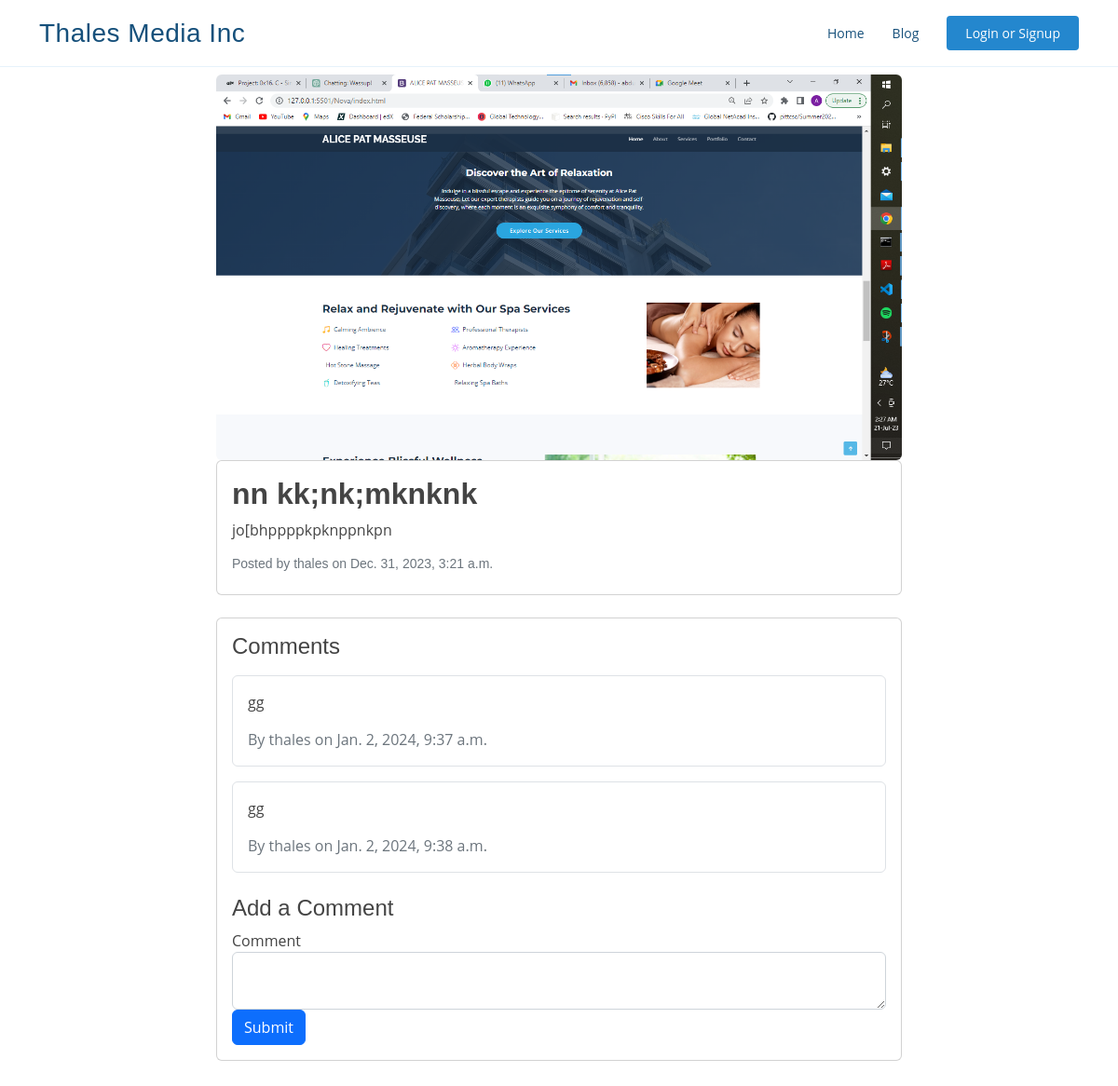
Screenshot of /post/c8315d91-9b95-4b86-b0ba-851667627ee2 with the database file from the repository.
### myapp/models.py (models this page shows, shortened)
class BlogPost(models.Model):
    id = models.UUIDField(primary_key=True,default=uuid.uuid4,editable=False)
    title=models.CharField(max_length=100)
    body=models.TextField()
    created=models.DateTimeField(default=datetime.now,blank=True )
    author =models.ForeignKey(User, on_delete=models.CASCADE)
    image = models.ImageField(upload_to='blog_images/', blank=True)

class Comment(models.Model):
    content=models.CharField(max_length=100)
    post = models.ForeignKey(BlogPost, on_delete=models.CASCADE, null=True)
    author=models.ForeignKey(User,on_delete=models.CASCADE, null=True)
    created=models.DateTimeField(default=datetime.now,blank=True )

### myapp/views.py (the view)
# urls.py: path('post/<uuid:pk>',views.post,name='post'),
def post(request, pk):                       #individual blog posts
    posts=BlogPost.objects.get(id=pk)
    comments = Comment.objects.filter(post=posts).order_by('created')
    if request.method == 'POST':            #comment on a blog post
        content = request.POST['content']
        author = request.user            #get the currently logged i user
        comment = Comment.objects.create(content = content, author =author , post=posts )
        comment.save();
    return render(request,'post.html',{'posts':posts , 'comments' : comments})

### templates/post.html (shortened to what this page needs)
{% extends 'base.html' %}
{% block home %}
{% if user.specialuser %}
<a class="nav-link scrollto" href="/dashboard">Home</a></li>
{% else %}
<li><a class="nav-link scrollto" href="/">Home</a></li>
{% endif %}
{% endblock %}
{% block blog %}
    {% if user.specialuser %}
            <a class="nav-link scrollto" href="/posts">All Posts</a></li>
    {% else %}
 <li><a class="nav-link scrollto" href="/blog">Blog</a></li>
    {% endif %}
{% endblock %}
{% block content %}
<section id="blog-detail" class="blog-detail">
  <div class="container">
    <div class="row">
        <div class="col-md-8 offset-md-2">
            {% if posts.image %}
               <div class="blog-post-image">
                  <img src="{{ posts.image.url }}" alt="Blog Image" class="img-fluid rounded">
               </div>
               {% endif %}
            <div class="card">
                <div class="card-body">
                    <h2 style="font-weight: bold;">{{ posts.title }}</h2>
                    <p class="blog-body">{{ posts.body }}</p>
                    <h5 class="text-muted time-created" style="font-size: 14px;">
                        Posted by {{ posts.author.username }} on {{ posts.created }}
                    </h5>
                </div>
            </div>
        </div>
    </div>
</div>
<div class="container">
  <div class="row">
      <div class="col-md-8 offset-md-2">
          <div class="card mt-4">
              <div class="card-body">
                  <h4>Comments</h4>
                  {% for comment in comments %}
                  <div class="comment mt-3 p-3 border rounded">
                      <p>{{ comment.content }}</p>
                      <span class="text-muted">By {{ comment.author.username }} on {{ comment.created }}</span>
                  </div>
                  {% endfor %}
                  <h4 class="mt-4">Add a Comment</h4>
                  <form action="/post/{{ posts.id }}" method="POST">
                      <div class="form-group">
                          <label for="content">Comment</label>
                          <textarea name="content" id="content" class="form-control"></textarea>
                      </div>
                      <button type="submit" class="btn btn-primary">Submit</button>
                  </form>
              </div>
          </div>
      </div>
  </div>
</div>
</section>
{% endblock %}

### static/assets/css/style.css (style rules this page uses)
body { font-family: "Open Sans", sans-serif; color: #444444; }
a { color: #2487ce; text-decoration: none; }
h1, h2, h3, h4, h5, h6 { font-family: "Raleway", sans-serif; }
.navbar li { position: relative; }
.navbar a, .navbar a:focus { display: flex; align-items: center; justify-content: space-between; padding: 10px 0 10px 30px; font-size: 14px; color: #16507b; white-space: nowrap; }
section { padding: 80px 0; overflow: hidden; }

### rows the page displays
BlogPost: image (picture), title "nn kk;nk;mknknk", body "jo[bhppppkpknppnkpn", author.username "thales", created "Dec. 31, 2023, 3:21 a.m."
Comment: content "gg", author.username "thales", created "Jan. 2, 2024, 9:37 a.m."
Comment: content "gg", author.username "thales", created "Jan. 2, 2024, 9:38 a.m."
